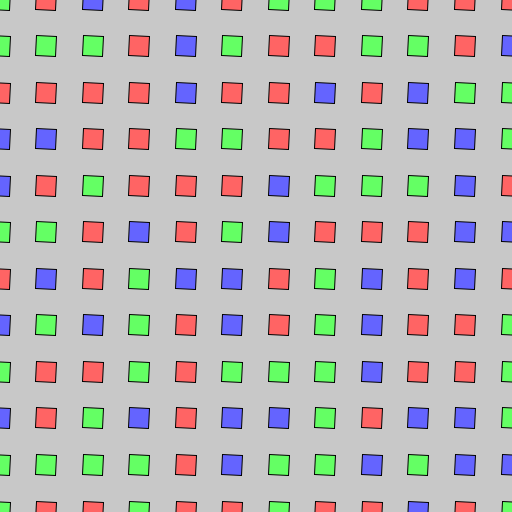
Frame 1 (no input)
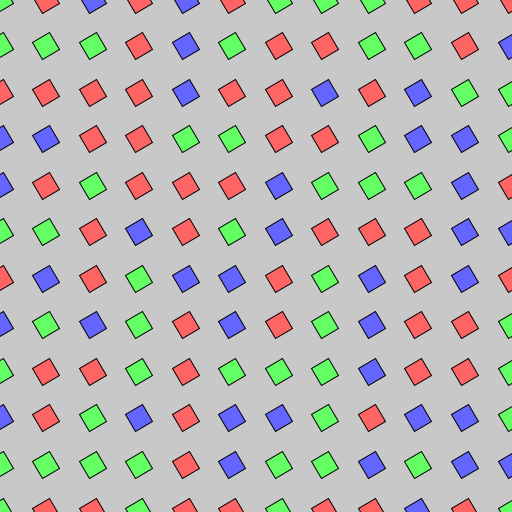
Frame 60 (the mouse pressed at the canvas centre just before this capture)
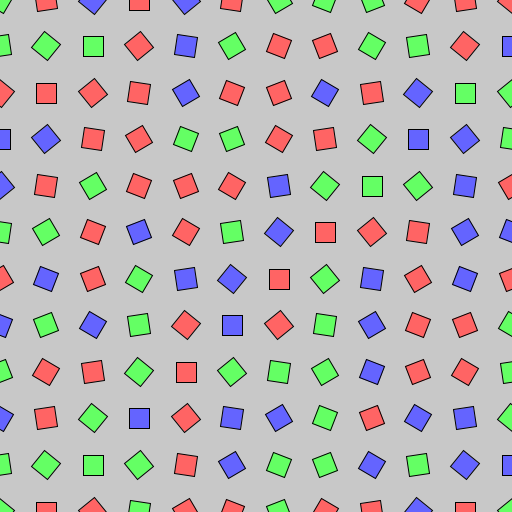
Frame 120 (the mouse held since frame 60 and released just before this capture)

The Processing sketch that drew these frames (run headless with seeded random() and noise(); from frame 60 on, the mouse is pressed at the canvas centre):

// Processing sketch: pract_6_colorPool
// ── pract_6_colorPool.pde
float boxWidth=20;
int row=12;
int col=12;
color[] c = {color(255,100,100), color(100,255,100), color(100,100,255)};
color[][] t = new color[row][col];

void setup() {
	size(512, 512);
	smooth();
	rectMode(CENTER);

	for (int j=0;j<col;j++) {
		for (int i=0;i<row;i++) {
			int p=(int)random(0, 3);	
			t[i][j]=c[p];			
		}
	}
}

void draw() {
	background(200);
	float tx=map(mouseX,0,width,0,100);
	float ty=map(mouseY,0,height,0,100);

	//println(tx+" "+ty);

	for (int j=0;j<col;j++) {
		for (int i=0;i<row;i++) {
			//println("i: "+i);
			pushMatrix();
			float x = i*width/(row-1);
			float y = j*height/(col-1);
			translate(x, y);
			rotate(radians(tx*i+ty*j+frameCount));	
	
			fill(t[i][j]);
			rect(0, 0, boxWidth, boxWidth);	

			popMatrix();			
		}
	}
}
float qx=0,qy=0;
